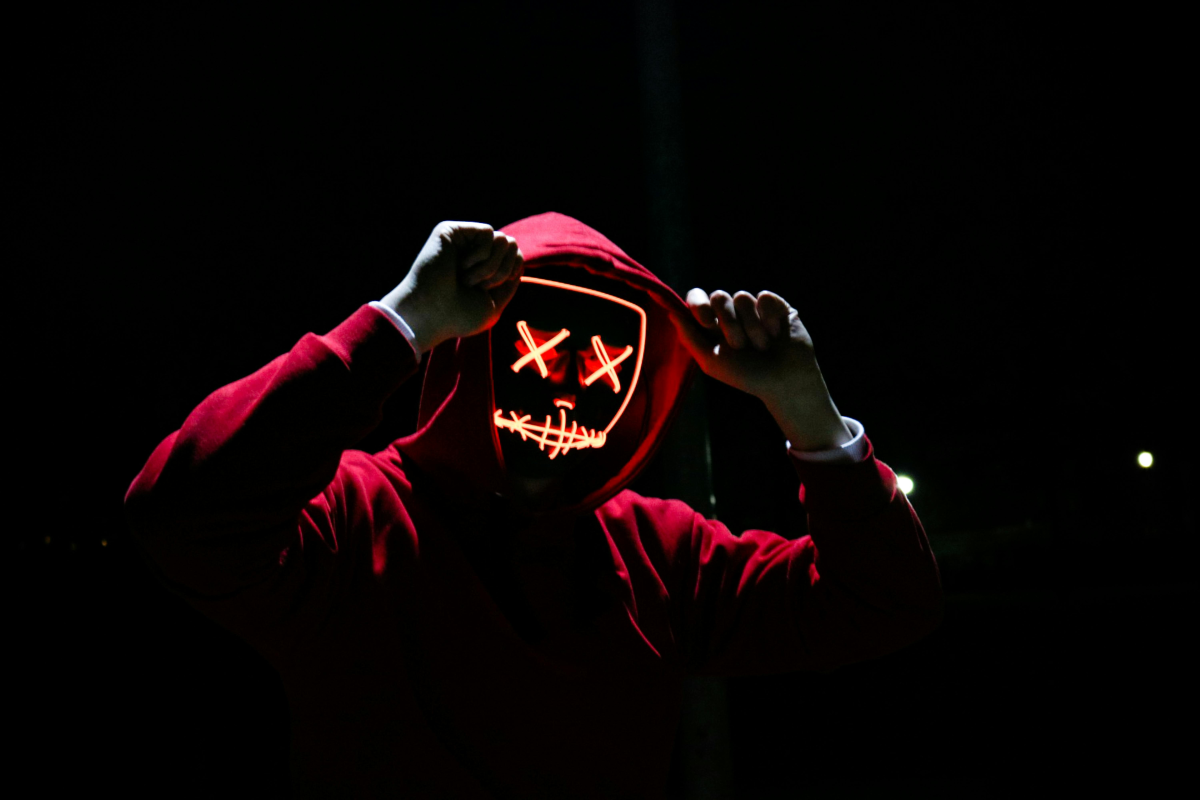
#> input picture assets/photo.jpeg, 5999 x 3999 px, found by its file name (shown at 1/5 size)
$ python index.py
#> lines starting #> are read from the running program, lines starting #| are printed output that depends on the picture
import cv2

img = cv2.imread("assets/photo.jpeg")
#> img is the input picture: shape (3999, 5999, 3); mean B, G, R 3.9, 3.9, 10.3
img = cv2.resize(img, (600, 400))
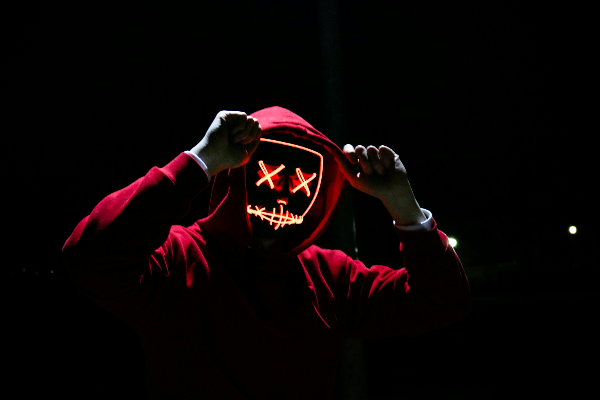
#> img: shape (400, 600, 3); mean B, G, R 3.9, 3.8, 10.3

img = cv2.cvtColor(img, cv2.COLOR_BGR2RGB)
img = cv2.rotate(img, cv2.ROTATE_90_CLOCKWISE)
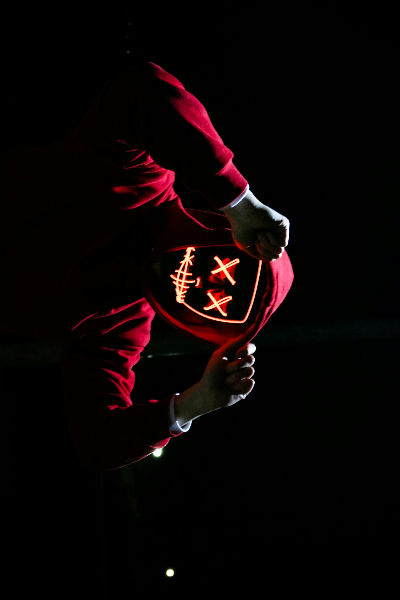
#> img: shape (600, 400, 3); mean R, G, B 10.3, 3.8, 3.9

cv2.imwrite("assets/photo_modified2.jpeg", img)


cv2.imshow("Image", img)

cv2.waitKey(0)

cv2.destroyAllWindows()

$ run again, with assets/chess-board.jpg copied over assets/photo.jpeg
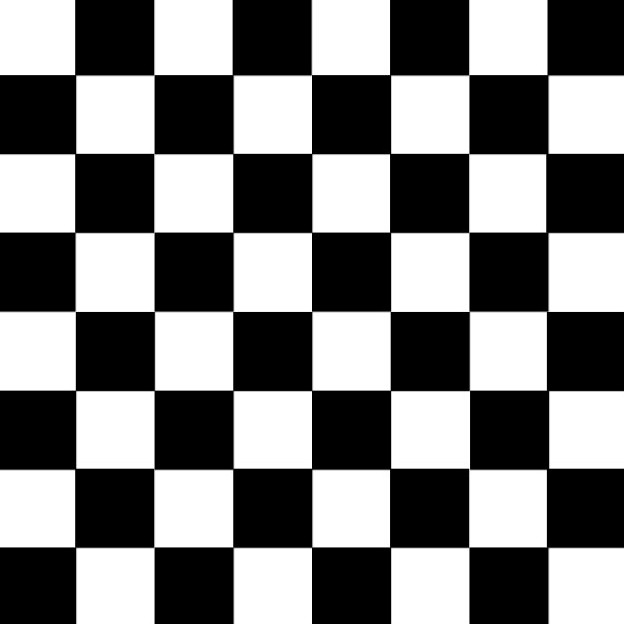
#> input picture assets/chess-board.jpg, 624 x 624 px, found by its file name
#> img is the input picture: shape (624, 624, 3); min 0, max 255, mean 125.9
#> `img = cv2.resize(img, (600, 400))`:
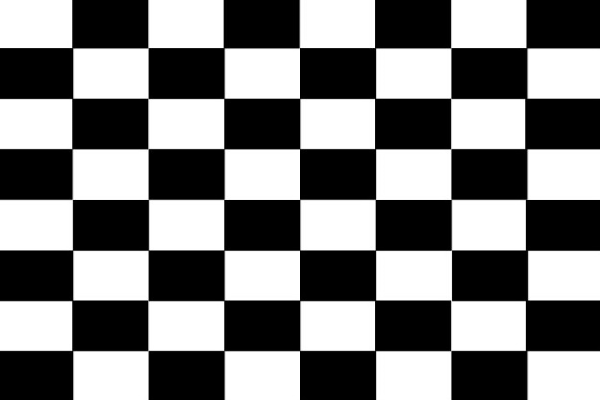
#> img: shape (400, 600, 3); min 0, max 255, mean 125.9
#> `img = cv2.rotate(img, cv2.ROTATE_90_CLOCKWISE)`:
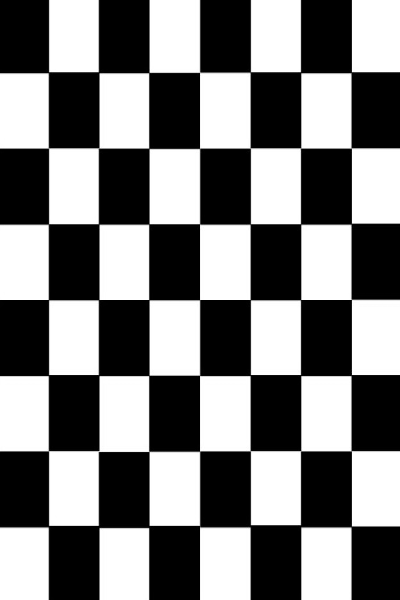
#> img: shape (600, 400, 3); min 0, max 255, mean 125.9
